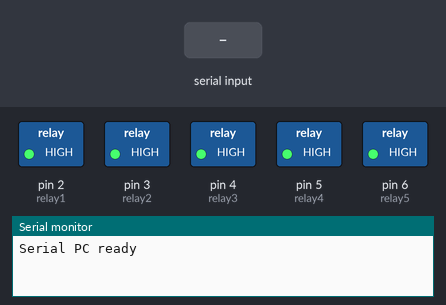
Simulated run of this sketch. Board: Arduino Mega 2560, built with avr-gcc and run on an emulated ATmega2560. Parts: switched loads named in the sketch (green lamp = pin HIGH), the last lines printed to the serial monitor. The inputs (shaded band) are chosen by the test bench.

Above: at 2.2 s.
2.3 s: "a" received over Serial
At 2.6 s:
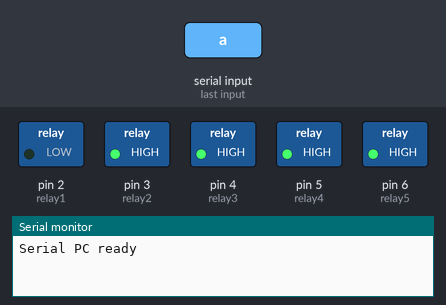
3.8 s: "b" received over the second serial link
At 4.9 s:
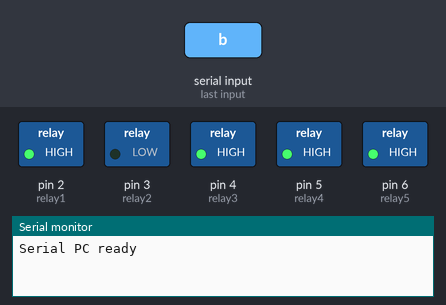
5.3 s: "a" received over the second serial link
7.8 s: "c" received over Serial
At 9.0 s:
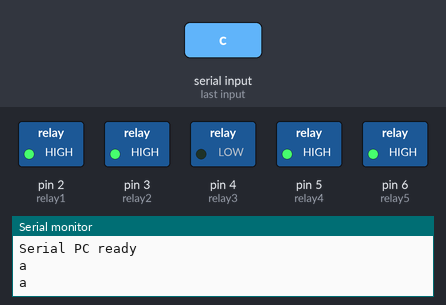
9.3 s: "d" received over Serial
At 10.3 s:
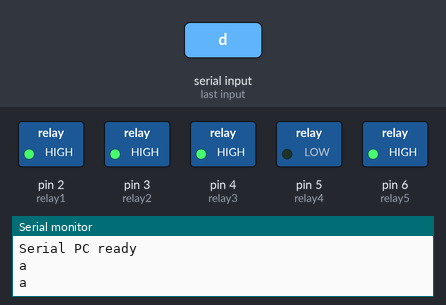
10.8 s: "e" received over the second serial link
At 11.5 s:
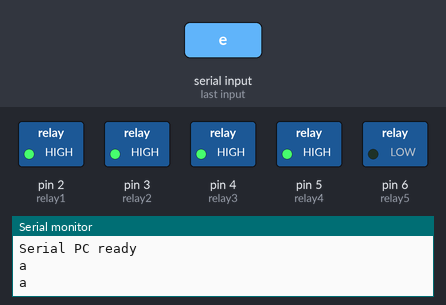
Timing chart, 0 to 13.3 s (numbered marks = the images above; inputs shaded):
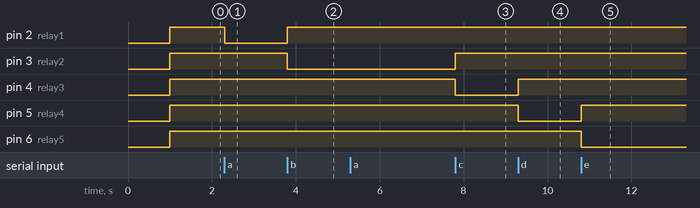

Measured:
- after the input at 2.3 s, pin 2 (relay1): HIGH → LOW at once
- after the input at 3.8 s, pin 2 (relay1): LOW → HIGH at once; pin 3 (relay2): HIGH → LOW at once
- after the input at 7.8 s, pin 3 (relay2): LOW → HIGH at once; pin 4 (relay3): HIGH → LOW at once
- after the input at 9.3 s, pin 4 (relay3): LOW → HIGH at once; pin 5 (relay4): HIGH → LOW at once
- after the input at 10.8 s, pin 5 (relay4): LOW → HIGH at once; pin 6 (relay5): HIGH → LOW at once

The sketch:

relay_modified.ino
```cpp
const int relay1=2;
const int relay2=3;
const int relay3=4;
const int relay4=5;
const int relay5=6;
String NUM;
String drug;
String num;


void setup() {
  // put your setup code here, to run once:
pinMode(relay1, OUTPUT);
pinMode(relay2, OUTPUT);
pinMode(relay3, OUTPUT);
pinMode(relay4, OUTPUT);
pinMode(relay5, OUTPUT);
Serial.begin(9600);
Serial3.begin(9600);

digitalWrite(relay1, LOW);
digitalWrite(relay2,  LOW);
digitalWrite(relay3, LOW);
digitalWrite(relay4,  LOW);
digitalWrite(relay5,  LOW);

delay(1000);
digitalWrite(relay1, HIGH);
digitalWrite(relay2,  HIGH);
digitalWrite(relay3,  HIGH);
digitalWrite(relay4,   HIGH);
digitalWrite(relay5,   HIGH);

Serial.println("Serial PC ready ");
 Serial3.println("Bluetooth  ready ");

}

void loop() {


while (Serial.available()) {
  // get the new byte:
char inChar = (char)Serial.read();

if(inChar=='a')
{
  digitalWrite(relay1, LOW);
  digitalWrite(relay2, HIGH);
  digitalWrite(relay3, HIGH);
  digitalWrite(relay4, HIGH);
  digitalWrite(relay5, HIGH);
}

else if(inChar=='b')
{
  digitalWrite(relay1, HIGH);
  digitalWrite(relay2, LOW);
  digitalWrite(relay3, HIGH);
  digitalWrite(relay4, HIGH);
  digitalWrite(relay5, HIGH);
}

else if(inChar=='c')
{
  digitalWrite(relay1, HIGH);
  digitalWrite(relay2, HIGH);
  digitalWrite(relay3, LOW);
  digitalWrite(relay4, HIGH);
  digitalWrite(relay5, HIGH);
}

else if(inChar=='d')
{
  digitalWrite(relay1, HIGH);
  digitalWrite(relay2, HIGH);
  digitalWrite(relay3, HIGH);
  digitalWrite(relay4, LOW);
  digitalWrite(relay5, HIGH);
}

else if(inChar=='e')
{
  digitalWrite(relay1, HIGH);
  digitalWrite(relay2, HIGH);
  digitalWrite(relay3, HIGH);
  digitalWrite(relay4, HIGH);
  digitalWrite(relay5, LOW);
}

else if(inChar=='f')
{
  digitalWrite(relay1, HIGH);
  digitalWrite(relay2, HIGH);
  digitalWrite(relay3, HIGH);
  digitalWrite(relay4, HIGH);
  digitalWrite(relay5, HIGH);
}

else if(inChar=='g')
{
  digitalWrite(relay1, LOW);
  digitalWrite(relay2, LOW);
  digitalWrite(relay3, LOW);
  digitalWrite(relay4, LOW);
  digitalWrite(relay5, LOW);
}

}

while (Serial3.available()) {
  // get the new byte:
char inChar = (char)Serial3.read();

if(inChar=='a')
{
  digitalWrite(relay1, LOW);
  digitalWrite(relay2, HIGH);
  digitalWrite(relay3, HIGH);
  digitalWrite(relay4, HIGH);
  digitalWrite(relay5, HIGH);
}

else if(inChar=='b')
{
  digitalWrite(relay1, HIGH);
  digitalWrite(relay2, LOW);
  digitalWrite(relay3, HIGH);
  digitalWrite(relay4, HIGH);
  digitalWrite(relay5, HIGH);
}

else if(inChar=='c')
{
  digitalWrite(relay1, HIGH);
  digitalWrite(relay2, HIGH);
  digitalWrite(relay3, LOW);
  digitalWrite(relay4, HIGH);
  digitalWrite(relay5, HIGH);
}

else if(inChar=='d')
{
  digitalWrite(relay1, HIGH);
  digitalWrite(relay2, HIGH);
  digitalWrite(relay3, HIGH);
  digitalWrite(relay4, LOW);
  digitalWrite(relay5, HIGH);
}

else if(inChar=='e')
{
  digitalWrite(relay1, HIGH);
  digitalWrite(relay2, HIGH);
  digitalWrite(relay3, HIGH);
  digitalWrite(relay4, HIGH);
  digitalWrite(relay5, LOW);
}

else if(inChar=='f')
{
  digitalWrite(relay1, HIGH);
  digitalWrite(relay2, HIGH);
  digitalWrite(relay3, HIGH);
  digitalWrite(relay4, HIGH);
  digitalWrite(relay5, HIGH);
}

while ( Serial3.available() == 0) {} // waiting for input
NUM = Serial3.readString();  // stores mobile number to send SMS
Serial.println(NUM);         // Prints number
drug = NUM[0];
Serial.println(drug);         // Prints drug
num = NUM.substring(1,11);
Serial.println(num);         // Prints number

}
}
```
